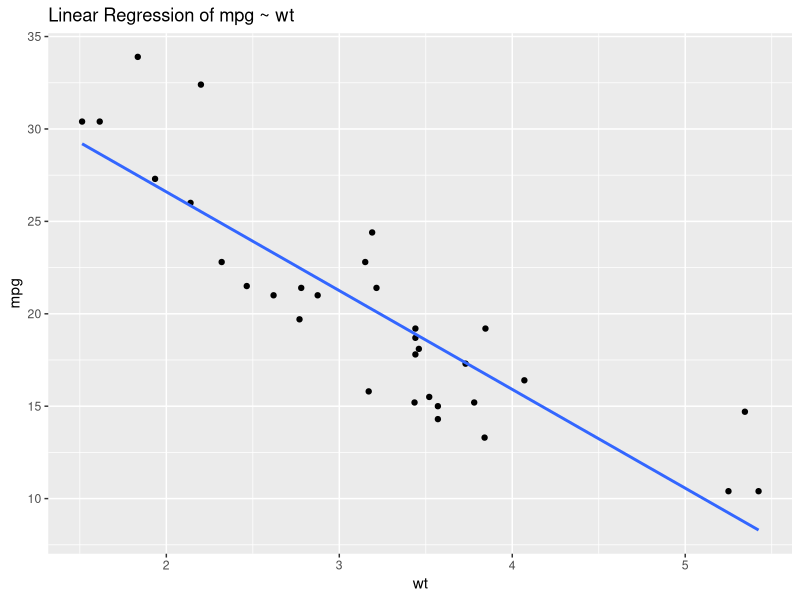
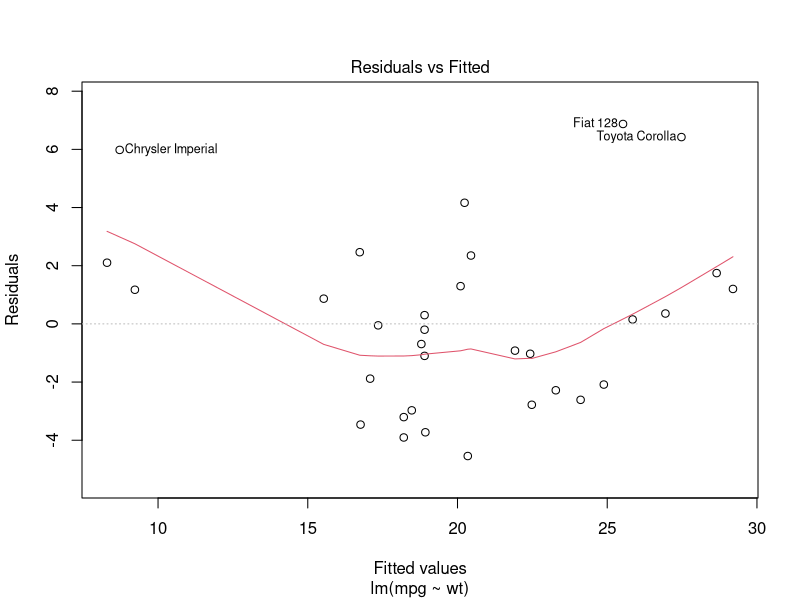
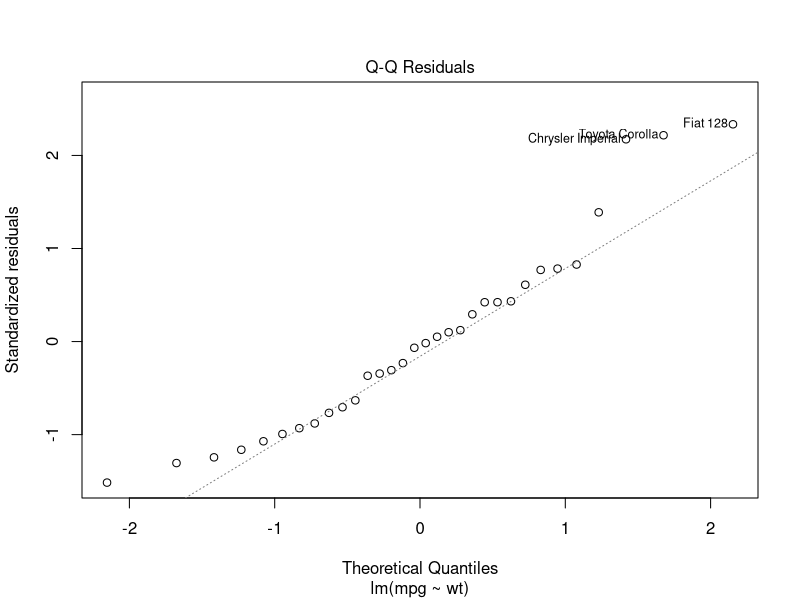
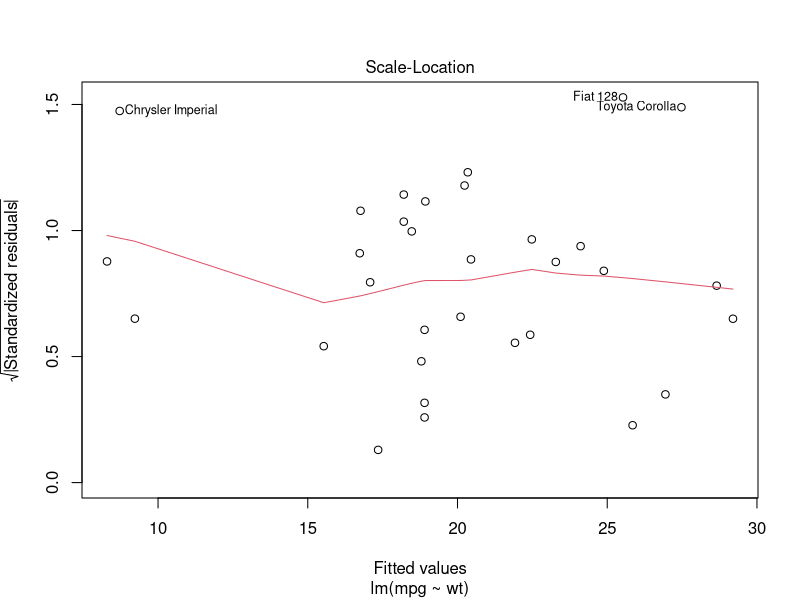
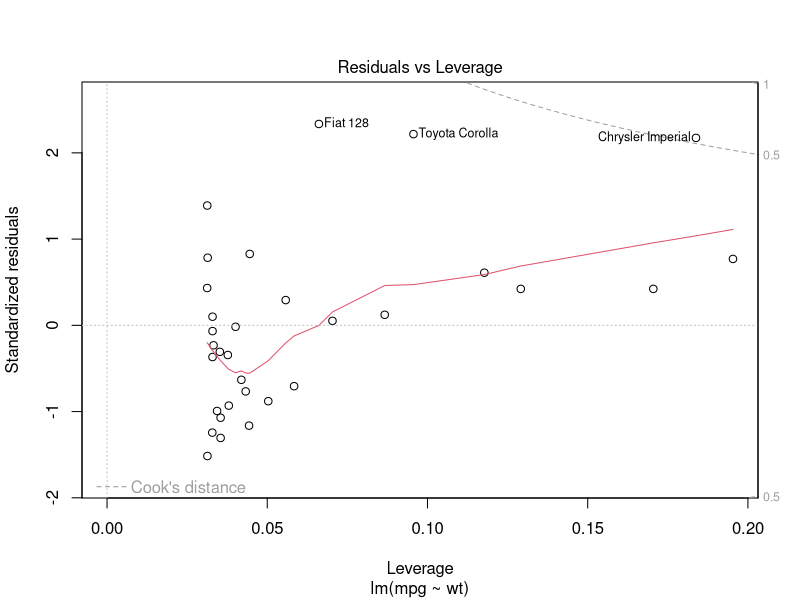
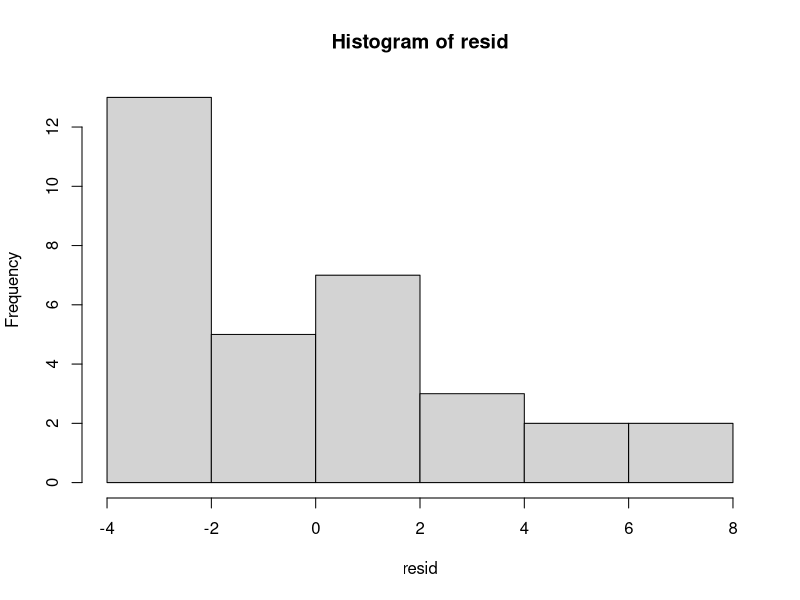
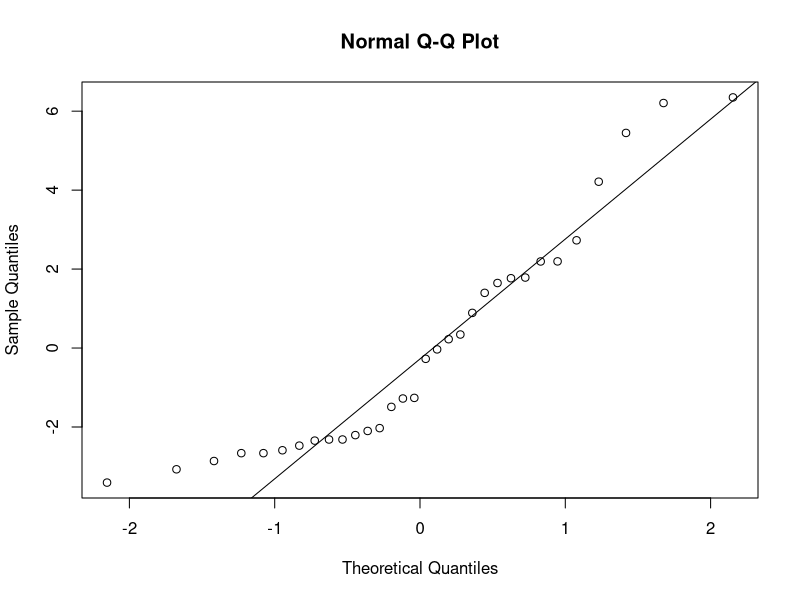
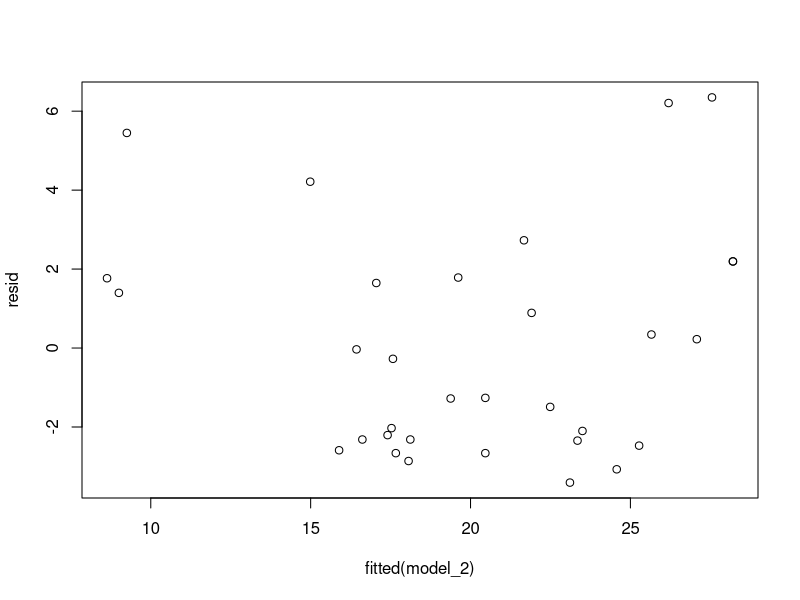

These charts were generated, in order, by the following R code:
## ---- chunk 1
rm(list = ls())
library(tidyverse)
## ---- chunk 2
mtcars <- mtcars
mtcars %>% head()
## ---- chunk 3
model <- lm(mpg ~ wt, data = mtcars)
## ---- chunk 4
summary(model)
## ---- chunk 5
ggplot(mtcars, aes(x=wt, y=mpg)) +
  geom_point() +
  geom_smooth(method='lm', se=FALSE) +
  ggtitle("Linear Regression of mpg ~ wt")
## ---- chunk 6
plot(model)
## ---- chunk 7
model_2 <- lm(mpg~wt+disp,data = mtcars)

summary(model_2)


resid <- resid(model_2)

hist(resid)

qqnorm(resid)
qqline(resid)


plot(fitted(model_2),resid)



plot(mtcars$wt,resid)

## ---- chunk 8
newdata <- data.frame(wt=c(3,4))

predictions <- predict(model, newdata=newdata)
predictions
## ---- chunk 9
beta0 <- model$coefficients[[1]][1]
beta1 <- model$coefficients[[2]][1]

newdata_mpg <- data.frame(mpg = c(beta0 + beta1*3, beta0 + beta1*4))
newdata <- cbind(newdata,newdata_mpg)
newdata
## ---- chunk 10
mtcars %>% head()
## ---- chunk 11
model_2 <- lm(mpg ~ cyl+disp+hp+drat+wt+qsec+factor(vs)+factor(am)+factor(gear)+factor(carb), data=mtcars)
## ---- chunk 12
summary(model_2)
## ---- chunk 13
model_3 <- step(model_2,direction = "backward")
summary(model_3)
## ---- chunk 14
model_3 %>% summary
## ---- chunk 15
anova(model_2,model_3)
